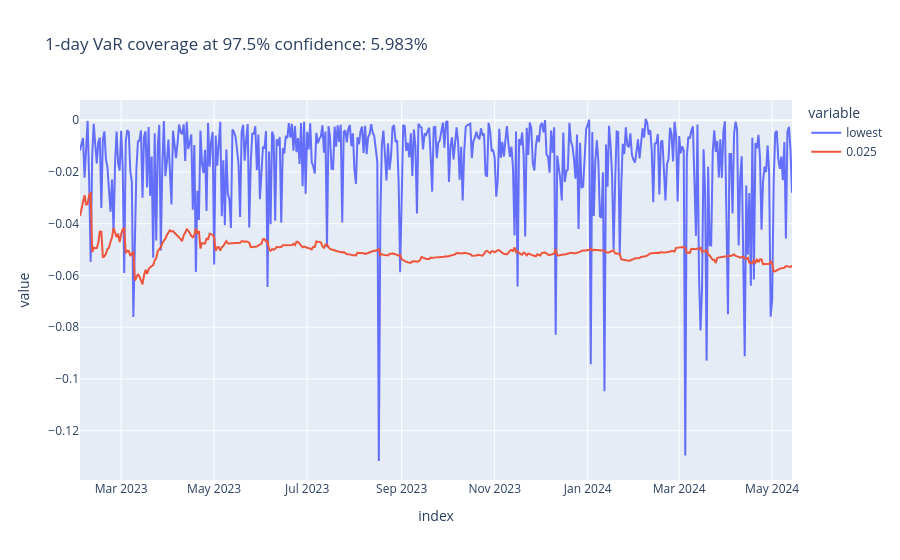

Write notebook code for a chart like this one.
### Code cell
plot_coverage(df_var_full, "0.025")

### Figure 1 — Plotly figure (JSON) as saved in the notebook; plotly's stock layout.template omitted (floating-point values rounded to 4 significant figures; data arrays with more than 128 entries replaced by an {"elided": "..."} marker saying what was removed)
{"data": [{"hovertemplate": "variable=lowest<br>index=%{x}<br>value=%{y}<extra></extra>", "legendgroup": "lowest", "line": {"color": "#636efa", "dash": "solid"}, "marker": {"symbol": "circle"}, "mode": "lines", "name": "lowest", "orientation": "v", "showlegend": true, "type": "scatter", "x": {"elided": "468 str values"}, "xaxis": "x", "y": {"elided": "468 float values"}, "yaxis": "y"}, {"hovertemplate": "variable=0.025<br>index=%{x}<br>value=%{y}<extra></extra>", "legendgroup": "0.025", "line": {"color": "#EF553B", "dash": "solid"}, "marker": {"symbol": "circle"}, "mode": "lines", "name": "0.025", "orientation": "v", "showlegend": true, "type": "scatter", "x": {"elided": "468 str values"}, "xaxis": "x", "y": {"elided": "468 float values"}, "yaxis": "y"}], "layout": {"legend": {"title": {"text": "variable"}, "tracegroupgap": 0}, "title": {"text": "1-day VaR coverage at 97.5% confidence: 5.983%"}, "xaxis": {"anchor": "y", "domain": [0, 1], "title": {"text": "index"}}, "yaxis": {"anchor": "x", "domain": [0, 1], "title": {"text": "value"}}}}
